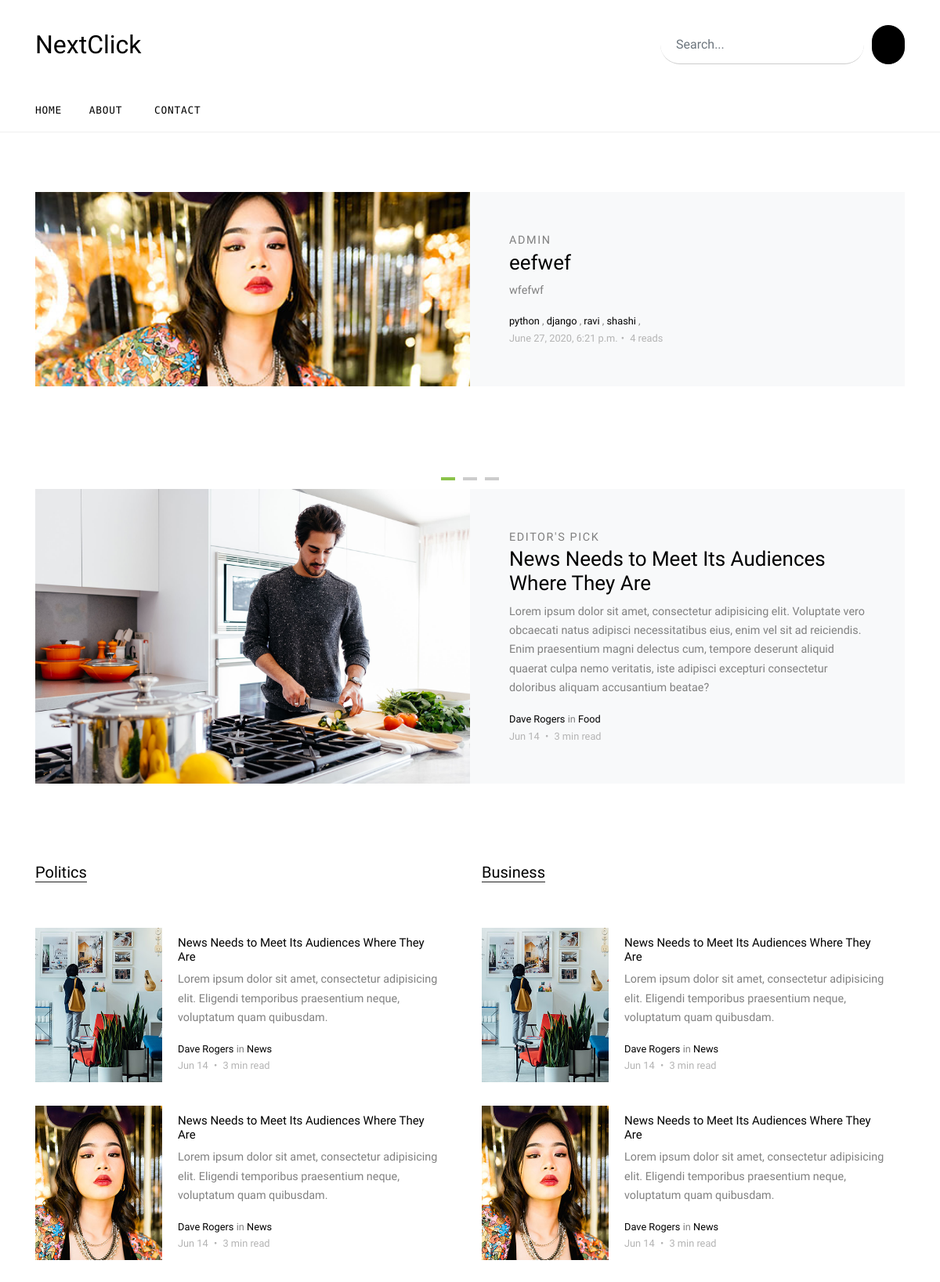
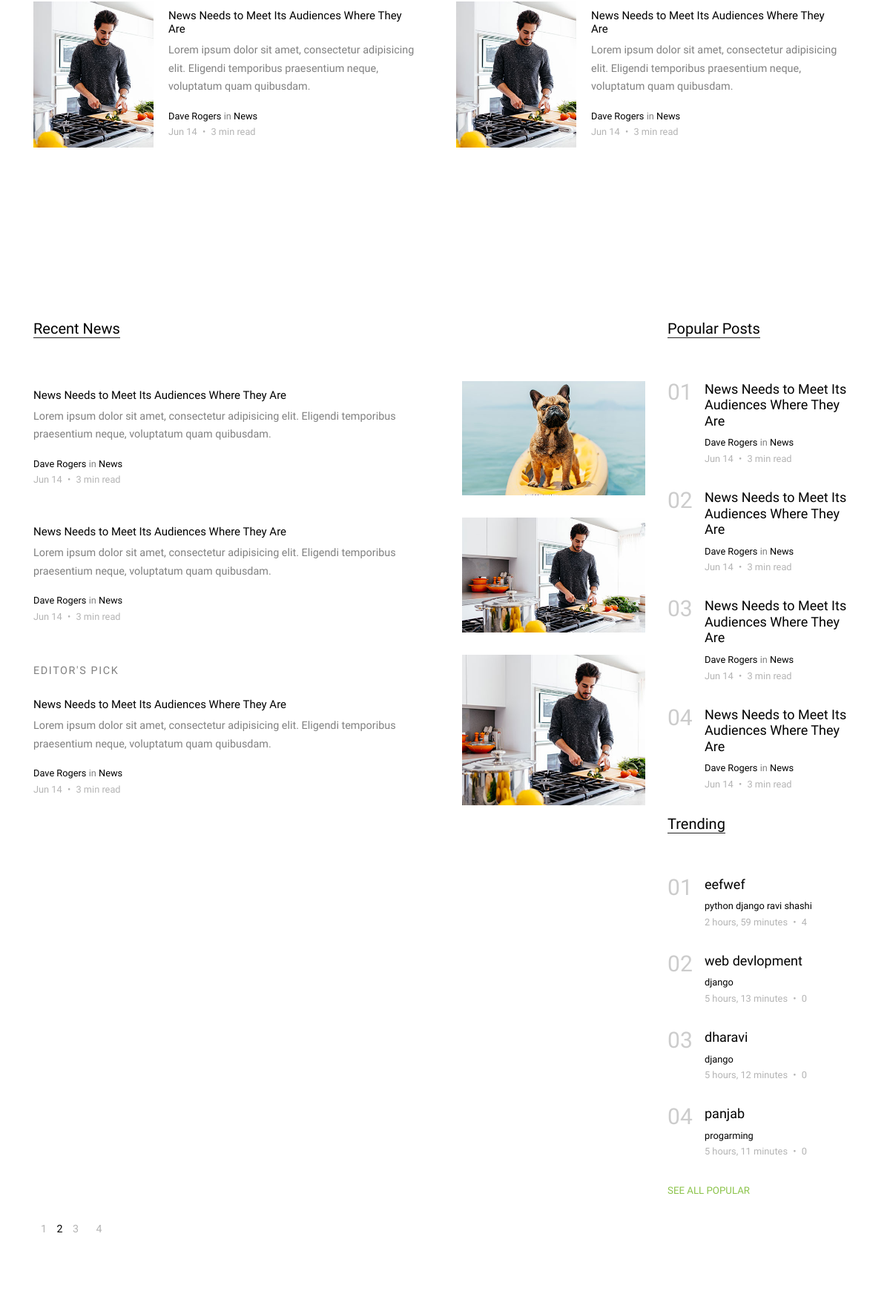
The page / (upper part) on the database its author committed (2 pictures, top to bottom).
### blog/models.py (models this page shows, shortened)
class Post(models.Model):
    author = models.ForeignKey(Author, on_delete=models.CASCADE)
    title = models.CharField(max_length=100)
    overview = models.CharField(max_length=100)
    time_upload = models.DateTimeField(auto_now_add=True)
    thumbnail = models.ImageField(upload_to='thubnails/')
    published = models.BooleanField()
    category = models.ManyToManyField(Category)
    read = models.IntegerField(default=0)
    class Meta:
        ordering = ['-pk']

class Author(models.Model):
    user = models.ForeignKey(User, on_delete=models.CASCADE)
    rate = models.IntegerField(default=0)

class Category(models.Model):
    title = models.CharField(max_length=20)
    def __str__(self):
        return self.title

### blog/views.py (the view)
# urls.py: path('', views.index, name='home'),
def index(request):
    week_ago = datetime.date.today() - datetime.timedelta(days=7)
    trends = Post.objects.filter(time_upload__gte=week_ago).order_by('-read')
    parms = {
        'posts': Post.objects.filter(published=True),
        'trends': trends[:4],
    }
    return render(request, 'index.html', parms)

### templates/index.html (shortened to what this page needs)
{% extends 'base.html' %}
{% load static %}
{% block body %}
<div class="site-section py-0">
    <div class="owl-carousel hero-slide owl-style">
        {% for post in posts %}
        <div class="site-section">
            <div class="container">
                <div class="half-post-entry d-block d-lg-flex bg-light">
                    <div class="img-bg" style="background-image: url({{ post.thumbnail.url }})"></div>
                    <div class="contents">
                        <span class="caption">{{ post.author.user.username }}</span>
                        <h2><a href="blog-single.html">{{ post.title }}</a></h2>
                        <p class="mb-3">{{ post.overview }}</p>
                        <div class="post-meta">
                            <span class="d-block">
                                {% for cat in post.category.all %}
                                    <a href="">{{ cat }}</a> ,
                                {% endfor %}
                            </span>
                            <span class="date-read">{{ post.time_upload}}<span class="mx-1">&bullet;
                            </span> {{ post.read }} reads </span>
                        </div>
                    </div>
                </div>
            </div>
        </div>
        {% endfor %}
    </div>
</div>
    <div class="py-0">
      <div class="container">
        <div class="half-post-entry d-block d-lg-flex bg-light">
          <div class="img-bg" style="background-image: url('images/big_img_1.jpg')"></div>
          <div class="contents">
            <span class="caption">Editor's Pick</span>
            <h2><a href="blog-single.html">News Needs to Meet Its Audiences Where They Are</a></h2>
            <p class="mb-3">Lorem ipsum dolor sit amet, consectetur adipisicing elit. Voluptate vero obcaecati natus adipisci necessitatibus eius, enim vel sit ad reiciendis. Enim praesentium magni delectus cum, tempore deserunt aliquid quaerat culpa nemo veritatis, iste adipisci excepturi consectetur doloribus aliquam accusantium beatae?</p>
            <div class="post-meta">
              <span class="d-block"><a href="#">Dave Rogers</a> in <a href="#">Food</a></span>
              <span class="date-read">Jun 14 <span class="mx-1">&bullet;</span> 3 min read </span>
            </div>
          </div>
        </div>
      </div>
    </div>
    <div class="site-section">
      <div class="container">
        <div class="row">
          <div class="col-lg-6">
            <div class="section-title">
              <h2>Politics</h2>
            </div>
            <div class="post-entry-2 d-flex">
              <div class="thumbnail" style="background-image: url('images/img_v_1.jpg')"></div>
              <div class="contents">
                <h2><a href="blog-single.html">News Needs to Meet Its Audiences Where They Are</a></h2>
                <p class="mb-3">Lorem ipsum dolor sit amet, consectetur adipisicing elit. Eligendi temporibus praesentium neque, voluptatum quam quibusdam.</p>
                <div class="post-meta">
                  <span class="d-block"><a href="#">Dave Rogers</a> in <a href="#">News</a></span>
                  <span class="date-read">Jun 14 <span class="mx-1">&bullet;</span> 3 min read </span>
                </div>
              </div>
            </div>
            <div class="post-entry-2 d-flex">
              <div class="thumbnail" style="background-image: url('images/img_v_2.jpg')"></div>
              <div class="contents">
                <h2><a href="blog-single.html">News Needs to Meet Its Audiences Where They Are</a></h2>
                <p class="mb-3">Lorem ipsum dolor sit amet, consectetur adipisicing elit. Eligendi temporibus praesentium neque, voluptatum quam quibusdam.</p>
                <div class="post-meta">
                  <span class="d-block"><a href="#">Dave Rogers</a> in <a href="#">News</a></span>
                  <span class="date-read">Jun 14 <span class="mx-1">&bullet;</span> 3 min read </span>
                </div>
              </div>
            </div>
            <div class="post-entry-2 d-flex">
              <div class="thumbnail" style="background-image: url('images/img_v_3.jpg')"></div>
              <div class="contents">
                <h2><a href="blog-single.html">News Needs to Meet Its Audiences Where They Are</a></h2>
                <p class="mb-3">Lorem ipsum dolor sit amet, consectetur adipisicing elit. Eligendi temporibus praesentium neque, voluptatum quam quibusdam.</p>
                <div class="post-meta">
                  <span class="d-block"><a href="#">Dave Rogers</a> in <a href="#">News</a></span>
                  <span class="date-read">Jun 14 <span class="mx-1">&bullet;</span> 3 min read </span>
                </div>
              </div>
            </div>
          </div>
          <div class="col-lg-6">
            <div class="section-title">
              <h2>Business</h2>
            </div>
            <div class="post-entry-2 d-flex">
              <div class="thumbnail" style="background-image: url('images/img_v_1.jpg')"></div>
              <div class="contents">
                <h2><a href="blog-single.html">News Needs to Meet Its Audiences Where They Are</a></h2>
                <p class="mb-3">Lorem ipsum dolor sit amet, consectetur adipisicing elit. Eligendi temporibus praesentium neque, voluptatum quam quibusdam.</p>
                <div class="post-meta">
                  <span class="d-block"><a href="#">Dave Rogers</a> in <a href="#">News</a></span>
                  <span class="date-read">Jun 14 <span class="mx-1">&bullet;</span> 3 min read </span>
                </div>
              </div>
            </div>
            <div class="post-entry-2 d-flex">
              <div class="thumbnail" style="background-image: url('images/img_v_2.jpg')"></div>
              <div class="contents">
                <h2><a href="blog-single.html">News Needs to Meet Its Audiences Where They Are</a></h2>
                <p class="mb-3">Lorem ipsum dolor sit amet, consectetur adipisicing elit. Eligendi temporibus praesentium neque, voluptatum quam quibusdam.</p>
                <div class="post-meta">
                  <span class="d-block"><a href="#">Dave Rogers</a> in <a href="#">News</a></span>
                  <span class="date-read">Jun 14 <span class="mx-1">&bullet;</span> 3 min read </span>
                </div>
              </div>
            </div>
            <div class="post-entry-2 d-flex">
              <div class="thumbnail" style="background-image: url('images/img_v_3.jpg')"></div>
              <div class="contents">
                <h2><a href="blog-single.html">News Needs to Meet Its Audiences Where They Are</a></h2>
                <p class="mb-3">Lorem ipsum dolor sit amet, consectetur adipisicing elit. Eligendi temporibus praesentium neque, voluptatum quam quibusdam.</p>
                <div class="post-meta">
                  <span class="d-block"><a href="#">Dave Rogers</a> in <a href="#">News</a></span>
                  <span class="date-read">Jun 14 <span class="mx-1">&bullet;</span> 3 min read </span>
                </div>
              </div>
            </div>
          </div>
        </div>
      </div>
    </div>
    <div class="site-section">
      <div class="container">
        <div class="row">
          <div class="col-lg-9">
            <div class="section-title">
              <h2>Recent News</h2>
            </div>
            <div class="post-entry-2 d-flex">
              <div class="thumbnail order-md-2" style="background-image: url('images/img_h_4.jpg')"></div>
              <div class="contents order-md-1 pl-0">
                <h2><a href="blog-single.html">News Needs to Meet Its Audiences Where They Are</a></h2>
                <p class="mb-3">Lorem ipsum dolor sit amet, consectetur adipisicing elit. Eligendi temporibus praesentium neque, voluptatum quam quibusdam.</p>
                <div class="post-meta">
                  <span class="d-block"><a href="#">Dave Rogers</a> in <a href="#">News</a></span>
                  <span class="date-read">Jun 14 <span class="mx-1">&bullet;</span> 3 min read </span>
                </div>
              </div>
            </div>
            <div class="post-entry-2 d-flex">
              <div class="thumbnail order-md-2" style="background-image: url('images/img_h_3.jpg')"></div>
              <div class="contents order-md-1 pl-0">
                <h2><a href="blog-single.html">News Needs to Meet Its Audiences Where They Are</a></h2>
                <p class="mb-3">Lorem ipsum dolor sit amet, consectetur adipisicing elit. Eligendi temporibus praesentium neque, voluptatum quam quibusdam.</p>
                <div class="post-meta">
                  <span class="d-block"><a href="#">Dave Rogers</a> in <a href="#">News</a></span>
                  <span class="date-read">Jun 14 <span class="mx-1">&bullet;</span> 3 min read </span>
                </div>
              </div>
            </div>
            <div class="post-entry-2 d-flex">
              <div class="thumbnail order-md-2" style="background-image: url('images/img_h_3.jpg')"></div>
              <div class="contents order-md-1 pl-0">
                <span class="caption mb-4 d-block">Editor's Pick</span>
                <h2><a href="blog-single.html">News Needs to Meet Its Audiences Where They Are</a></h2>
                <p class="mb-3">Lorem ipsum dolor sit amet, consectetur adipisicing elit. Eligendi temporibus praesentium neque, voluptatum quam quibusdam.</p>
                <div class="post-meta">
                  <span class="d-block"><a href="#">Dave Rogers</a> in <a href="#">News</a></span>
                  <span class="date-read">Jun 14 <span class="mx-1">&bullet;</span> 3 min read </span>
                </div>
              </div>
            </div>
          </div>
          <div class="col-lg-3">
            <div class="section-title">
              <h2>Popular Posts</h2>
            </div>
            <div class="trend-entry d-flex">
              <div class="number align-self-start">01</div>
              <div class="trend-contents">
                <h2><a href="blog-single.html">News Needs to Meet Its Audiences Where They Are</a></h2>
                <div class="post-meta">
                  <span class="d-block"><a href="#">Dave Rogers</a> in <a href="#">News</a></span>
                  <span class="date-read">Jun 14 <span class="mx-1">&bullet;</span> 3 min read </span>
                </div>
              </div>
            </div>
            <div class="trend-entry d-flex">
              <div class="number align-self-start">02</div>
              <div class="trend-contents">
                <h2><a href="blog-single.html">News Needs to Meet Its Audiences Where They Are</a></h2>
                <div class="post-meta">
                  <span class="d-block"><a href="#">Dave Rogers</a> in <a href="#">News</a></span>
                  <span class="date-read">Jun 14 <span class="mx-1">&bullet;</span> 3 min read </span>
                </div>
              </div>
            </div>
            <div class="trend-entry d-flex">
              <div class="number align-self-start">03</div>
              <div class="trend-contents">
                <h2><a href="blog-single.html">News Needs to Meet Its Audiences Where They Are</a></h2>
                <div class="post-meta">
                  <span class="d-block"><a href="#">Dave Rogers</a> in <a href="#">News</a></span>
                  <span class="date-read">Jun 14 <span class="mx-1">&bullet;</span> 3 min read </span>
                </div>
              </div>
            </div>
            <div class="trend-entry d-flex pl-0">
              <div class="number align-self-start">04</div>
              <div class="trend-contents">
                <h2><a href="blog-single.html">News Needs to Meet Its Audiences Where They Are</a></h2>
                <div class="post-meta">
                  <span class="d-block"><a href="#">Dave Rogers</a> in <a href="#">News</a></span>
                  <span class="date-read">Jun 14 <span class="mx-1">&bullet;</span> 3 min read </span>
                </div>
              </div>
            </div>
<div class="section-title">
    <h2>Trending</h2>
</div>
{% for trend in trends %}
<div class="trend-entry d-flex">
  <div class="number align-self-start">0{{ forloop.counter }}</div>
  <div class="trend-contents">
      <h2><a href="blog-single.html">{{ trend.title}}</a></h2>
      <div class="post-meta">
          <span class="d-block">
              {% for cat in trend.category.all %}
                  <a href="">{{ cat.title }}</a>
              {% endfor %}
          </span>
          <span class="date-read">{{ trend.time_upload | timesince}} <span class="mx-1">&bullet;</span>
              {{ trend.read}} </span>
      </div>
  </div>
</div>
{% endfor %}
            <p>
              <a href="#" class="more">See All Popular </a>
            </p>
          </div>
        </div>
        <div class="row">
          <div class="col-lg-6">
            <ul class="custom-pagination list-unstyled">
              <li><a href="#">1</a></li>
              <li class="active">2</li>
              <li><a href="#">3</a></li>
              <li><a href="#">4</a></li>
            </ul>
          </div>
        </div>
      </div>
    </div>
{% endblock %}

### rows shown on the page
Post: thumbnail (picture), author.user.username "ADMIN", title "eefwef", overview "wfefwf", time_upload "June 27, 2020, 6:21 p.m.", read "4", time_upload "2 hours, 59 minutes"
Category: title "python"
Category: title "django"
Category: title "ravi"
Category: title "shashi"
Post: title "web devlopment", time_upload "5 hours, 13 minutes", read "0"
Post: title "dharavi", time_upload "5 hours, 12 minutes", read "0"
Post: title "panjab", time_upload "5 hours, 11 minutes", read "0"
Category: title "progarming"
